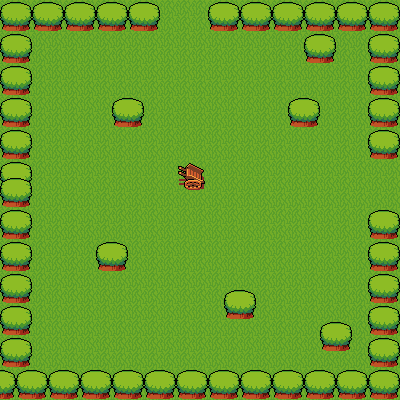

Tiled map render using the project's own tile images. Description and the map definition, with tile-layer contents summarised, below:
An orthogonal 25x25 tile map with 16x16 px tiles, 3 tile layers (tiles, details, details2), 1 hidden layer not drawn and 6 objects (2x 0, 21, 0,21, 3,40, 4, 40, 5, 40).

<map version="1.0" orientation="orthogonal" renderorder="right-down" width="25" height="25" tilewidth="16" tileheight="16" nextobjectid="14">
 <tileset firstgid="1" name="tileset" tilewidth="16" tileheight="16" tilecount="1120" columns="28">
  <image source="tileset.png" width="448" height="640" />
 </tileset>
 <layer name="tiles" width="25" height="25">
  <data>[625 cells, 625 non-empty, 1 distinct tile ids]</data>
 </layer>
 <layer name="details" width="25" height="25">
  <data>[625 cells, 198 non-empty, 8 distinct tile ids]</data>
 </layer>
 <layer name="details2" width="25" height="25">
  <data>[625 cells, 4 non-empty, 4 distinct tile ids]</data>
 </layer>
 <layer name="Collision-Layer" width="25" height="25" visible="0" opacity="0.5">
  <data>[625 cells, 200 non-empty, 5 distinct tile ids]</data>
 </layer>
 <objectgroup name="Entity-Layer" />
 <objectgroup name="Teleport-Layer">
  <object id="2" name="west_forest" type="0, 21" x="384" y="160" width="16" height="16" />
  <object id="3" name="west_forest" type="0, 21" x="384" y="176" width="16" height="16" />
  <object id="5" name="west_forest" type="0,21" x="384" y="192" width="16" height="16" />
  <object id="10" name="northern_desert" type="3,40" x="160" y="0" width="16" height="16" />
  <object id="11" name="northern_desert" type="4, 40" x="176" y="0" width="16" height="16" />
  <object id="12" name="northern_desert" type="5, 40" x="192" y="0" width="16" height="16" />
 </objectgroup>
</map>
